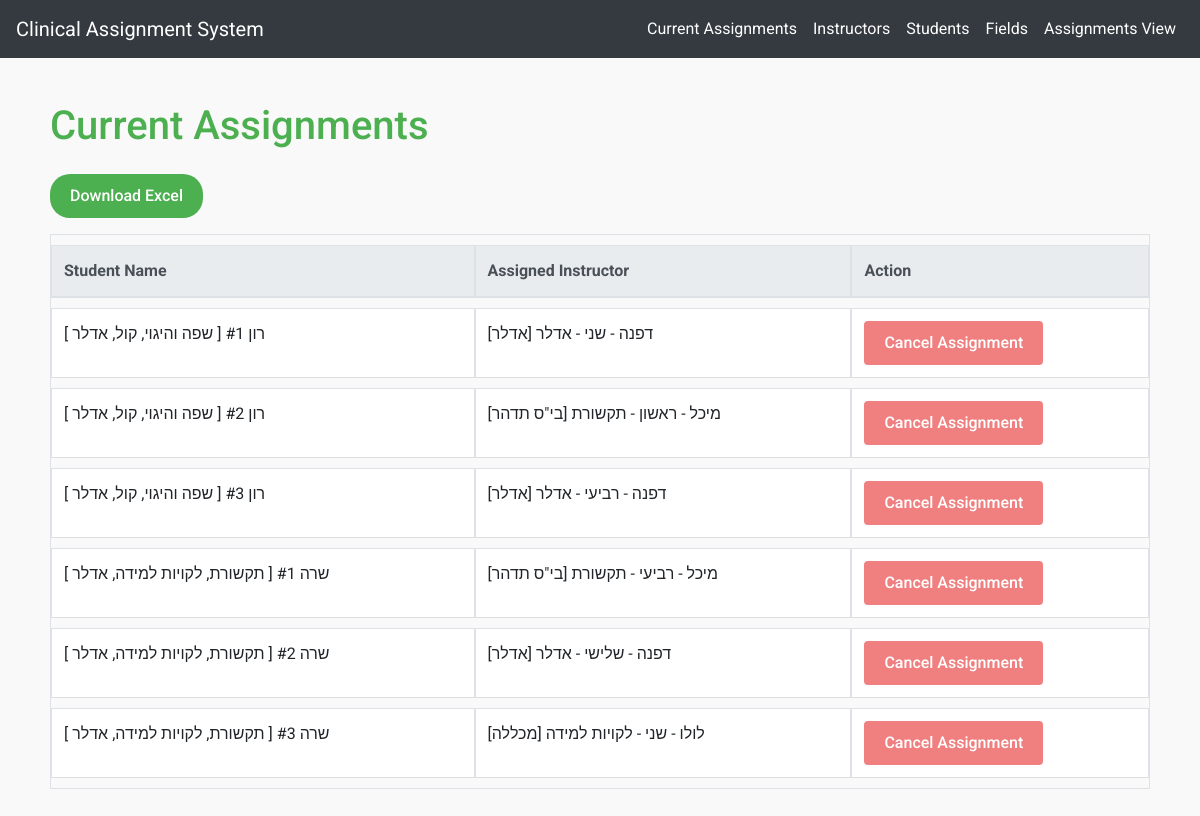
The app's page /current_assignments with its own data.
### app/models.py (models this page shows)
class Student(db.Model):
    id = db.Column(db.Integer, primary_key=True)
    name = db.Column(db.String(100), nullable=False)
    preferred_field_id_1 = db.Column(db.Integer, db.ForeignKey('field.id'), nullable=False)
    preferred_field_1 = db.relationship('Field', foreign_keys=[preferred_field_id_1], backref='students_1')
    preferred_field_id_2 = db.Column(db.Integer, db.ForeignKey('field.id'), nullable=False)
    preferred_field_2 = db.relationship('Field', foreign_keys=[preferred_field_id_2], backref='students_2')
    preferred_field_id_3 = db.Column(db.Integer, db.ForeignKey('field.id'), nullable=False)
    preferred_field_3 = db.relationship('Field', foreign_keys=[preferred_field_id_3], backref='students_3')
    preferred_practice_area = db.Column(db.String(100), nullable=False)

class ClinicalInstructor(db.Model):
    id = db.Column(db.Integer, primary_key=True)
    name = db.Column(db.String(100), nullable=False)
    practice_location = db.Column(db.String(100), nullable=False)
    area_of_expertise_id = db.Column(db.Integer, db.ForeignKey('field.id'), nullable=False)
    area_of_expertise = db.relationship('Field', backref='instructors')
    city = db.Column(db.String(100), nullable=False)
    address = db.Column(db.String(100), nullable=False)
    phone = db.Column(db.String(20), nullable=False)
    email = db.Column(db.String(100), nullable=False)
    relevant_semesters = db.Column(db.String(100), nullable=False)
    years_of_experience = db.Column(db.Integer, nullable=False)
    available_days_to_assign = db.Column(db.String(100), nullable=False)
    max_students_per_day = db.Column(db.Integer, nullable=False)
    color = db.Column(db.String(7), nullable=False, default='#FFFFFF')  # Default to white

class Assignment(db.Model):
    id = db.Column(db.Integer, primary_key=True)
    student_id = db.Column(db.Integer, db.ForeignKey('student.id'), nullable=False)
    instructor_id = db.Column(db.Integer, db.ForeignKey('clinical_instructor.id'), nullable=False)
    assigned_day = db.Column(db.String(20), nullable=False)
    instructor = db.relationship('ClinicalInstructor', backref='assignments')
    student = db.relationship('Student', backref='assignments')

class Field(db.Model):
    id = db.Column(db.Integer, primary_key=True)
    name = db.Column(db.String(100), unique=True, nullable=False)

### app/routes.py (the view)
@bp.route('/current_assignments')
def current_assignments():
    students = Student.query.all()
    assignments = Assignment.query.all()
    student_assignments = {}
    for student in students:
        student_assignments[student.id] = {
            'name': student.name,
            'preferred_fields': [
                student.preferred_field_1.name if student.preferred_field_1 else '',
                student.preferred_field_2.name if student.preferred_field_2 else '',
                student.preferred_field_3.name if student.preferred_field_3 else ''
            ],
            'assignments': [None, None, None]  # Placeholder for three assignments
        }
    for assignment in assignments:
        student_id = assignment.student_id
        student_data = student_assignments[student_id]
        for i, preferred_field in enumerate(student_data['preferred_fields']):
            if len(student_data['assignments']) > i and student_data['assignments'][i] is None:
                student_data['assignments'][i] = assignment
                break
    return render_template('current_assignments.html', student_assignments=student_assignments)

### app/templates/current_assignments.html (shortened to what this page needs)
{% extends "base.html" %}
{% block content %}
<h1 class="mb-4">Current Assignments</h1>
<a href="{{ url_for('main.download_assignments') }}" class="btn btn-primary mb-3">Download Excel</a>
<table class="table table-bordered">
    <thead class="thead-light">
        <tr>
            <th>Student Name</th>
            <th>Assigned Instructor</th>
            <th>Action</th>
        </tr>
    </thead>
    <tbody>
        {% for student_id, student_data in student_assignments.items() %}
            {% set row_class = loop.index0 % 2 == 0 and 'even-row' or 'odd-row' %}
            {% for i in range(3) %}
                <tr class="{{ row_class }}">
                    <td>{{ student_data.name }} #{{ i + 1 }} [ {{ student_data.preferred_fields | join(', ') }} ]</td>
                    {% if student_data.assignments[i] %}
                        {% set reason = student_data.assignments[i].instructor.area_of_expertise.name not in student_data.preferred_fields and 'table-warning' %}
                        <td class="{{ reason }}">
                            {{ student_data.assignments[i].instructor.name }} -
                            {{ student_data.assignments[i].assigned_day }} -
                            {{ student_data.assignments[i].instructor.area_of_expertise.name }} [{{ student_data.assignments[i].instructor.practice_location }}]
                        </td>
                        <td>
                            <form method="post" action="{{ url_for('main.remove_assignment', assignment_id=student_data.assignments[i].id) }}">
                                <button type="submit" class="btn btn-danger">Cancel Assignment</button>
                            </form>
                        </td>
                    {% endif %}
                </tr>
            {% endfor %}
        {% endfor %}
    </tbody>
</table>
{% endblock %}

### app/templates/base.html (shortened to what this page needs)
<!DOCTYPE html>
<html lang="en">
<head>
    <link href="https://stackpath.bootstrapcdn.com/bootstrap/4.5.2/css/bootstrap.min.css" rel="stylesheet">
    <link rel="stylesheet" href="{{ url_for('static', filename='css/styles.css') }}">
</head>
<body>
    <nav class="navbar navbar-expand-lg navbar-dark bg-dark">
        <a class="navbar-brand" href="#">Clinical Assignment System</a>
        <div class="collapse navbar-collapse" id="navbarNav">
            <ul class="navbar-nav ml-auto">
                <li class="nav-item">
                    <a class="nav-link" href="{{ url_for('main.current_assignments') }}">Current Assignments</a>
                </li>
                <li class="nav-item">
                    <a class="nav-link" href="{{ url_for('main.instructors_view') }}">Instructors</a>
                </li>
                <li class="nav-item">
                    <a class="nav-link" href="{{ url_for('main.students_view') }}">Students</a>
                </li>
                <li class="nav-item">
                    <a class="nav-link" href="{{ url_for('main.fields_view') }}">Fields</a>
                </li>
                <li class="nav-item">
                    <a class="nav-link" href="{{ url_for('main.assignments_view') }}">Assignments View</a>
                </li>
            </ul>
        </div>
    </nav>
    <div class="container mt-4">
        {% block content %}{% endblock %}
    </div>
</body>
</html>

### app/static/css/styles.css (style rules this page uses)
:root { --primary-color: #4CAF50; --secondary-color: #FFC107; --light-gray: #f2f2f2; --white: #ffffff; --light-green: lightgreen; --light-coral: lightcoral; }
body { font-family: 'Roboto', sans-serif; background-color: #F9F9F9; color: #333333; margin: 0; padding: 0; line-height: 1.6; }
.navbar { background-color: var(--primary-color); }
.navbar-brand, .nav-link { color: var(--white) !important; }
.container { padding: 20px; }
h1, h2, h3 { color: var(--primary-color); font-weight: 500; }
.table { margin-bottom: 20px; border-collapse: separate; border-spacing: 0 10px; }
.table th, .table td { padding: 12px; text-align: left; background-color: var(--white); border-bottom: 1px solid #dddddd; }
.table thead { background-color: var(--primary-color); color: var(--white); }
.even-row { background-color: var(--light-gray) !important; }
.odd-row { background-color: var(--white) !important; }
button, .btn { background-color: var(--primary-color) !important; color: var(--white) !important; border-radius: 20px; padding: 10px 20px; font-weight: 500; transition: background-color 0.3s ease; border: none; }
.btn-danger { background-color: var(--light-coral) !important; border: none !important; }
.table td .btn { margin: 0; padding: 10px 20px; border: none; }
form button.btn { display: block; padding: 0.5rem; margin: 0; border: none; background-color: #dc3545; color: white; text-align: center; border-radius: 0.25rem; cursor: pointer; transition: background-color 0.3s; }
form { margin: 0; padding: 0; }

### records on screen
Student: name "רון" "רון" "רון"
ClinicalInstructor: name "דפנה" "דפנה" "דפנה", practice_location "אדלר" "אדלר" "אדלר"
Assignment: assigned_day "שני"
Field: name "אדלר" "אדלר" "אדלר"
ClinicalInstructor: name "מיכל" "מיכל", practice_location "בי\"ס תדהר" "בי\"ס תדהר"
Assignment: assigned_day "ראשון"
Field: name "תקשורת" "תקשורת"
Assignment: assigned_day "רביעי"
Student: name "שרה" "שרה" "שרה"
Assignment: assigned_day "רביעי"
Assignment: assigned_day "שלישי"
ClinicalInstructor: name "לולו", practice_location "מכללה"
Assignment: assigned_day "שני"
Field: name "לקויות למידה"

### other values on screen
{{ student_data.preferred_fields | join(', ') }} "שפה והיגוי, קול, אדלר" "שפה והיגוי, קול, אדלר" "שפה והיגוי, קול, אדלר" "תקשורת, לקויות למידה, אדלר" "תקשורת, לקויות למידה, אדלר" "תקשורת, לקויות למידה, אדלר"
